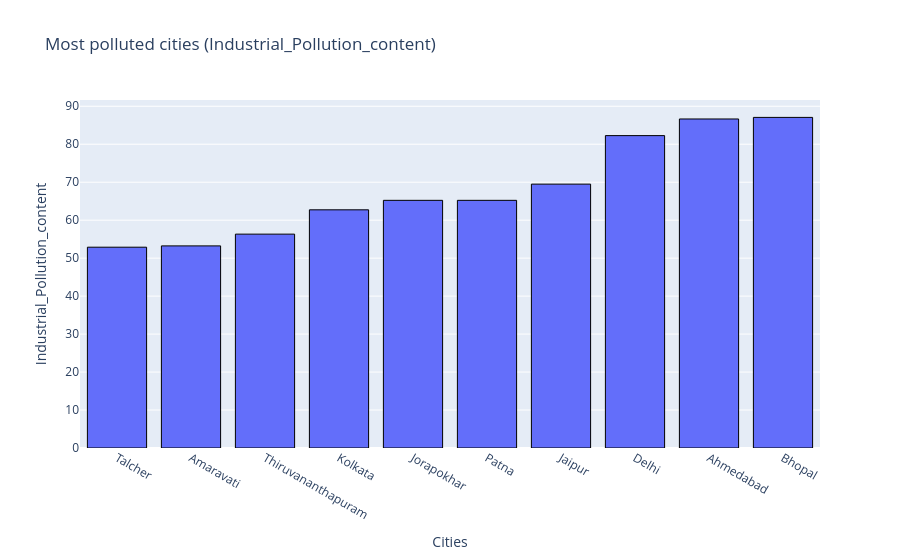
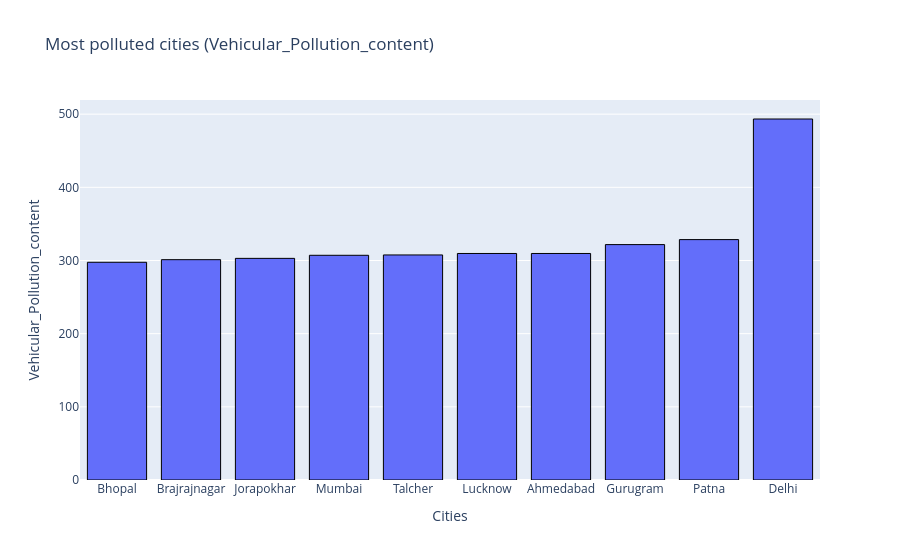

Write notebook code for charts like these, in order.
### Code cell
import plotly.express as px

def max_bar_plot(var):
    x1 = df2[['City', var]].groupby(["City"]).median().sort_values(by=var, ascending=True).tail(10).reset_index()
    fig = px.bar(
        x1,
        x='City',
        y=var,
        title=f'Most polluted cities ({var})',
        labels={'City': 'Cities', var: var}
    )
    fig.update_traces(marker_line_color='black', marker_line_width=1)
    fig.show()
    return fig

p1 = max_bar_plot('Industrial_Pollution_content')
p2 = max_bar_plot('Vehicular_Pollution_content')

### Figure 1 — Plotly figure (JSON) as saved in the notebook; plotly's stock layout.template omitted (floating-point values rounded to 4 significant figures)
{"data": [{"alignmentgroup": "True", "hovertemplate": "Cities=%{x}<br>Industrial_Pollution_content=%{y}<extra></extra>", "legendgroup": "", "marker": {"color": "#636efa", "line": {"color": "black", "width": 1}, "pattern": {"shape": ""}}, "name": "", "offsetgroup": "", "orientation": "v", "showlegend": false, "textposition": "auto", "type": "bar", "x": ["Talcher", "Amaravati", "Thiruvananthapuram", "Kolkata", "Jorapokhar", "Patna", "Jaipur", "Delhi", "Ahmedabad", "Bhopal"], "xaxis": "x", "y": [52.88, 53.23, 56.32, 62.73, 65.22, 65.22, 69.49, 82.27, 86.65, 87.07], "yaxis": "y"}], "layout": {"barmode": "relative", "legend": {"tracegroupgap": 0}, "title": {"text": "Most polluted cities (Industrial_Pollution_content)"}, "xaxis": {"anchor": "y", "domain": [0, 1], "title": {"text": "Cities"}}, "yaxis": {"anchor": "x", "domain": [0, 1], "title": {"text": "Industrial_Pollution_content"}}}}

### Figure 2 — Plotly figure (JSON) as saved in the notebook; plotly's stock layout.template omitted (floating-point values rounded to 4 significant figures)
{"data": [{"alignmentgroup": "True", "hovertemplate": "Cities=%{x}<br>Vehicular_Pollution_content=%{y}<extra></extra>", "legendgroup": "", "marker": {"color": "#636efa", "line": {"color": "black", "width": 1}, "pattern": {"shape": ""}}, "name": "", "offsetgroup": "", "orientation": "v", "showlegend": false, "textposition": "auto", "type": "bar", "x": ["Bhopal", "Brajrajnagar", "Jorapokhar", "Mumbai", "Talcher", "Lucknow", "Ahmedabad", "Gurugram", "Patna", "Delhi"], "xaxis": "x", "y": [297.6, 301.1, 302.9, 307.1, 307.6, 309.6, 309.6, 321.7, 328.6, 493.4], "yaxis": "y"}], "layout": {"barmode": "relative", "legend": {"tracegroupgap": 0}, "title": {"text": "Most polluted cities (Vehicular_Pollution_content)"}, "xaxis": {"anchor": "y", "domain": [0, 1], "title": {"text": "Cities"}}, "yaxis": {"anchor": "x", "domain": [0, 1], "title": {"text": "Vehicular_Pollution_content"}}}}
